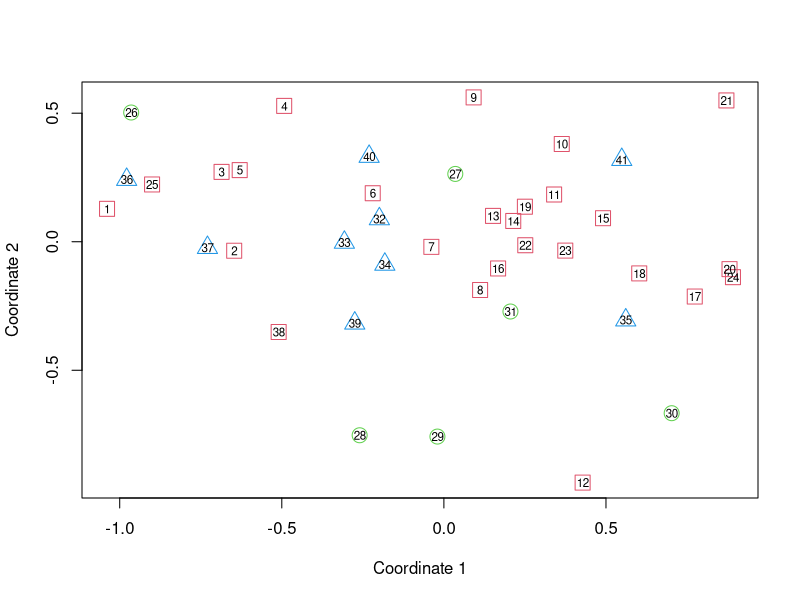

Here is the R script that generated this plot: (Note: this script raises an error after producing the figure.)
setwd("~/Dropbox/PhD_thesis/PhD_thesis/Barenc_Sea/fauna_literature/")


fauna <- read.table("Fauna_obedinenie_guby_taxa_E.dat", sep = "\t", header = T)
region <- fauna$region

str(fauna)
rownames(fauna) <- fauna$site

fauna <- fauna[3:35]


# ======= Nonmetric MDS =========
# N rows (objects) x p columns (variables)
# each row identified by a unique row name

library(MASS)
#install.packages("vegan")
library(vegan)
d <- vegdist(fauna,method = "jaccard" ) # Jaccard distances between the rows
fit <- isoMDS(d, k=2) # k is the number of dim
fit # view results

# plot solution
x <- fit$points[,1]
y <- fit$points[,2]

pdf("nMDS_fauna_littoral_only.pdf", family = "NimbusSan")
plot(x, y, xlab="Coordinate 1", ylab="Coordinate 2", main="", pch=region-1, col = region+1, cex=2)
text(x, y, labels = seq(1: nrow(fauna)), cex=.7) 
#text(x, y, labels = rownames(fauna), cex=.7) 
#legend(x="bottomleft", legend = paste(seq(1: nrow(fauna)), rownames(fauna)), ncol = 3) 
dev.off()
embedFonts("nMDS_fauna_littoral_only.pdf")
